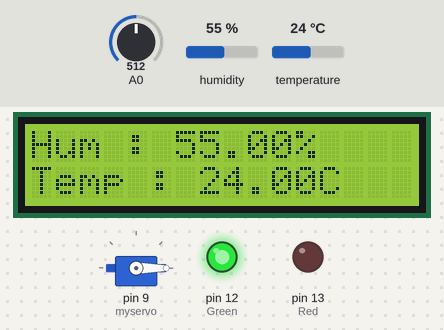
The sketch below on a simulated Arduino Uno, built with avr-gcc and run on an emulated ATmega328P. On the bench: 16×2 character LCD, servo, output pins drawn as LEDs (lit = HIGH). The inputs (shaded band) are chosen by the test bench; at power-on: A0 = 512, humidity 55 %, temperature 24 °C. What the sketch prints to the serial monitor is not drawn.

Above: at 3.2 s.
3.3 s: A0 set to 76
4.8 s: A0 set to 62
At 5.0 s:
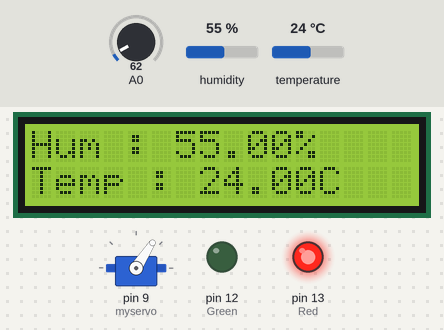
7.2 s: humidity set to 22 %
At 11.15 s:
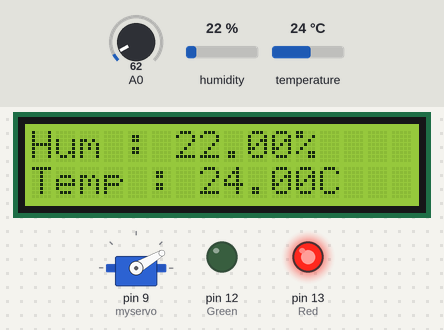
11.4 s: A0 set to 80
At 12.2 s:
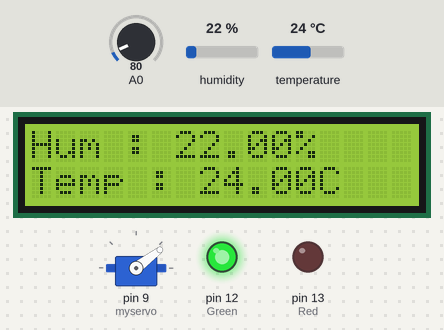
Timing chart, 0 to 13.9 s (numbered marks = the images above; inputs shaded):
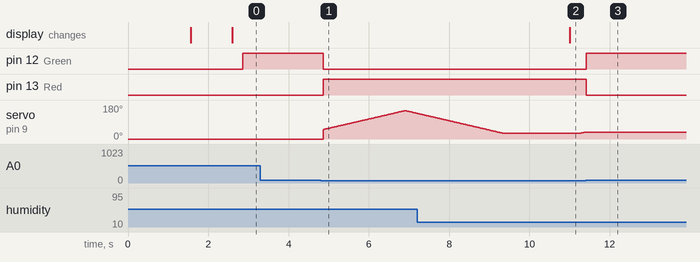

The sketch:

Arduino_IDE_code.ino
```cpp
// Rotates the reflector depending on the intensity detected by the LDR Sensor.
// Detects the temperature and Humidity by DHT Sensor.
// Displays the Temperature and Humidity on LCD Screen.

#include <dht.h>
#include <LiquidCrystal.h>


#include <Wire.h>
#include <Servo.h>


// initialize the library by associating any needed LCD interface pin
// with the arduino pin number it is connected to
const int rs = 7, en = 6, d4 = 5, d5 = 4, d6 = 3, d7 = 2;
LiquidCrystal lcd(rs, en, d4, d5, d6, d7);
#define dht_apin A1 // Analog Pin sensor is connected to

dht DHT;

Servo myservo;
int pos = 0;
int sensorvalue;


void setup(){

  Serial.begin(9600);
  delay(500);//Delay to let system boot
  Serial.println("DHT11 Humidity & temperature Sensor\n\n");
  delay(1000);//Wait before accessing Sensor
  lcd.begin(16, 2);

  myservo.attach(9);
  myservo.write(pos);

  pinMode(13, OUTPUT); // Red
  pinMode(12, OUTPUT); // Green

}//end "setup()"

void loop(){
  //Start of Program
    delay(1000);

    DHT.read11(dht_apin);
    lcd.setCursor(0, 0);
    Serial.print("Current humidity = ");
    Serial.print(DHT.humidity);
    Serial.print("%  ");
    lcd.print("Hum : ");
    lcd.print(DHT.humidity);
    lcd.print("%");
    Serial.print("Current temperature = ");
    lcd.setCursor(0, 1);
    Serial.print(DHT.temperature);
    Serial.println("C  ");
    lcd.print("Temp : ");
    lcd.print(DHT.temperature);
    lcd.print("C");


    sensorvalue=analogRead(A0);
    Serial.print("brightness level:");
    Serial.println(sensorvalue);
    delay(250);

    for (pos = 30; pos <= 150; pos += 1) { // goes from 0 degrees to 180 degrees
      //analogRead(A0);
        if(analogRead(A0) < 70)
        {
          digitalWrite(12, LOW);
          digitalWrite(13, HIGH);
          myservo.write(pos);              // tell servo to go to position in variable 'pos'
          delay(20); // waits 20ms for the servo to reach the position
        }
        if(analogRead(A0) > 70)
        {
          digitalWrite(12, HIGH);
          digitalWrite(13, LOW);
          delay(100);  // waits 100ms for the servo to reach the position
        }
      }
      for (pos = 150; pos >= 30; pos -= 1) {
        // goes from 180 degrees to 0 degrees
        if(analogRead(A0) < 70)
        {
          digitalWrite(12, LOW);
          digitalWrite(13, HIGH);
          myservo.write(pos);              // tell servo to go to position in variable 'pos'
          delay(20);
        }
        if(analogRead(A0) > 70)
        {
          digitalWrite(12, HIGH);
          digitalWrite(13, LOW);
          delay(100);  // waits 100ms for the servo to reach the position
        }
      }
    delay(600);
    //Fastest should be once every two seconds.

}// end loop

//MODULE AUTHOR
//PURVIK S NUKAL
```

Measured:
- the behaviour switches between 70 and 69 on A0 (found by bisection; images 0 and 1)
- after the input at 3.3 s, every drawn part: stays the same
- after the input at 4.8 s, pin 12 (Green): HIGH → LOW after 0.06 s; pin 13 (Red): LOW → HIGH after 0.06 s; servo on pin 9 (myservo): rises from 0° to 150° in 2.0 s, then falls to 136° in 0.30 s
- after the input at 7.2 s, the display: changes after 3.8 s (image 2)
- after the input at 11.4 s, pin 12 (Green): LOW → HIGH at once; pin 13 (Red): HIGH → LOW at once; servo on pin 9 (myservo): stays 37° (without the input it goes to 38° after 0.02 s)
